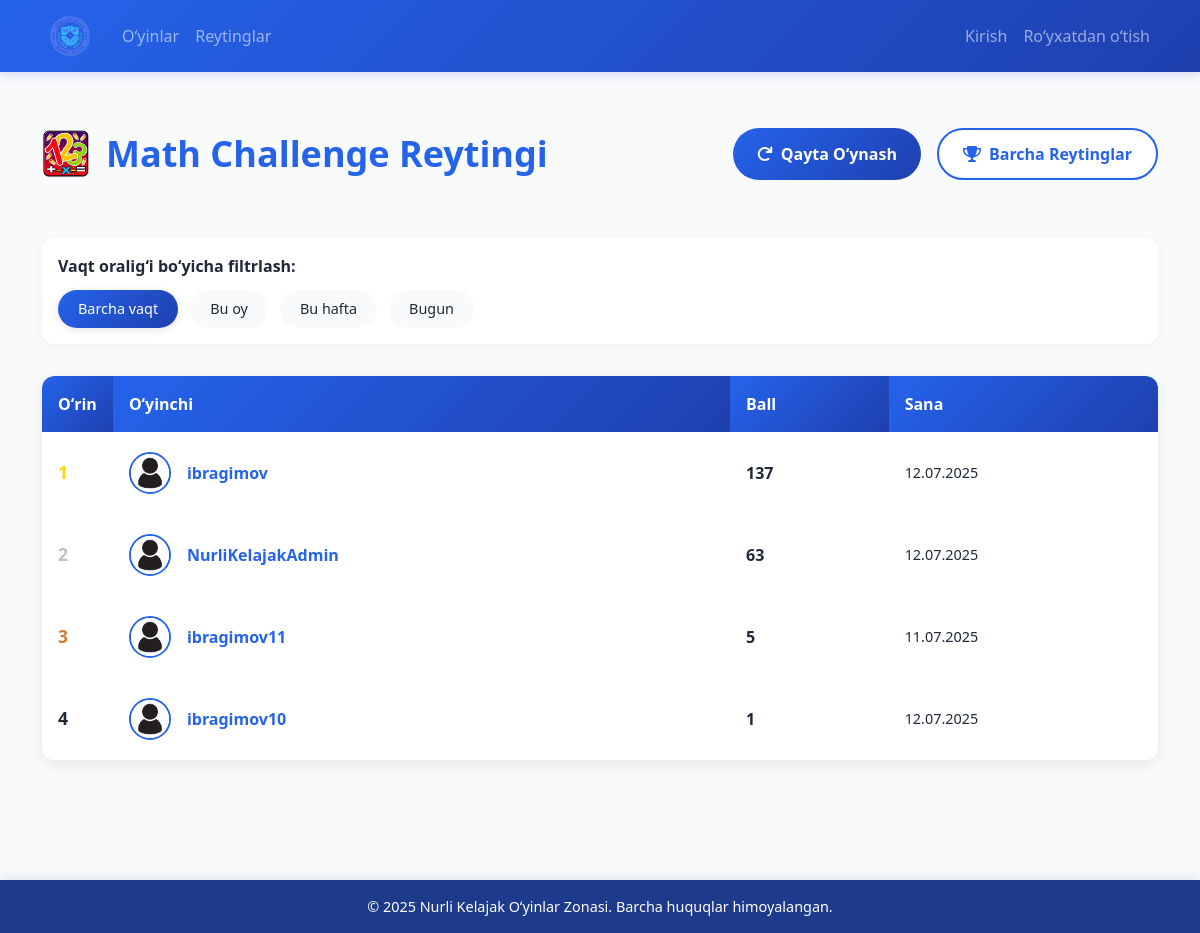
/leaderboard/games/math_challenge/, run on the app's committed database.
### games/models.py (models this page shows, shortened)
class Game(models.Model):
    name = models.CharField(max_length=100)
    slug = models.SlugField(unique=True)
    description = models.TextField()
    image = models.ImageField(
        upload_to=game_image_upload_path,
        null=True,
        blank=True,
        help_text="Upload game cover image (optimal size: 800x600px)"
    )
    is_active = models.BooleanField(default=True)

### accounts/models.py (models this page shows, shortened)
class User(AbstractUser):
    avatar = models.ImageField(upload_to='avatars/', null=True, blank=True)
    bio = models.TextField(max_length=500, blank=True)
    groups = models.ManyToManyField(
        'auth.Group',
        related_name='custom_user_set',
        blank=True,
        help_text='The groups this user belongs to.',
        verbose_name='groups',
    )
    user_permissions = models.ManyToManyField(
        'auth.Permission',
        related_name='custom_user_set',
        blank=True,
        help_text='Specific permissions for this user.',
        verbose_name='user permissions',
    )

### leaderboard/views.py (the view)
# urls.py: path('games/<slug:game_slug>/', views.game_leaderboard, name='game_leaderboard'),
def game_leaderboard(request, game_slug):
    game = get_object_or_404(Game, slug=game_slug)
    time_filter = request.GET.get('filter', 'all')
    queryset = GameScore.objects.filter(game=game)
    today = timezone.now().date()
    if time_filter == 'month':
        first_day = today.replace(day=1)
        queryset = queryset.filter(created_at__gte=first_day)
    elif time_filter == 'week':
        monday = today - timedelta(days=today.weekday())
        queryset = queryset.filter(created_at__gte=monday)
    elif time_filter == 'day':
        queryset = queryset.filter(created_at__date=today)
    leaderboard = queryset.values(
        'user__username',
        'user__avatar'
    ).annotate(
        max_score=Max('score'),
        latest_score_date=Max('created_at')
    ).order_by('-max_score')[:10]
    return render(request, 'leaderboard/game_leaderboard.html', {
        'game': game,
        'leaderboard': leaderboard,
        'active_filter': time_filter
    })

### leaderboard/templates/leaderboard/game_leaderboard.html (shortened to what this page needs)
{% extends "base.html" %}
{% load static %}
{% load humanize %}
{% block content %}
<div class="container leaderboard-container">
    <div class="leaderboard-header">
        <h1 class="leaderboard-title">
            {% if game.image %}
                <img src="{{ game.image.url }}" class="game-icon" alt="{{ game.name }} ikonkasi">
            {% endif %}
            {{ game.name }} Reytingi
        </h1>
        <div class="leaderboard-actions">
            <a href="{% url 'games:game_detail' game.slug %}" class="leaderboard-btn play-again-btn">
                <i class="fas fa-redo"></i> Qayta Oʻynash
            </a>
            <a href="{% url 'leaderboard:leaderboards_home' %}" class="leaderboard-btn view-all-btn">
                <i class="fas fa-trophy"></i> Barcha Reytinglar
            </a>
        </div>
    </div>
    <div class="time-filter-container">
        <span class="time-filter-title">Vaqt oraligʻi boʻyicha filtrlash:</span>
        <div class="time-filter-options">
            <a href="?filter=all" class="time-filter-btn {% if active_filter == 'all' %}active{% endif %}">
                Barcha vaqt
            </a>
            <a href="?filter=month" class="time-filter-btn {% if active_filter == 'month' %}active{% endif %}">
                Bu oy
            </a>
            <a href="?filter=week" class="time-filter-btn {% if active_filter == 'week' %}active{% endif %}">
                Bu hafta
            </a>
            <a href="?filter=day" class="time-filter-btn {% if active_filter == 'day' %}active{% endif %}">
                Bugun
            </a>
        </div>
    </div>
    <div class="leaderboard-table-container">
        {% if leaderboard %}
            <table class="leaderboard-table">
                <thead>
                    <tr>
                        <th scope="col">Oʻrin</th>
                        <th scope="col">Oʻyinchi</th>
                        <th scope="col">Ball</th>
                        <th scope="col">Sana</th>
                    </tr>
                </thead>
                <tbody>
                    {% for entry in leaderboard %}
                        <tr {% if entry.user__username == request.user.username %}class="current-user"{% endif %}>
                            <td class="rank-cell {% if forloop.counter == 1 %}rank-1{% elif forloop.counter == 2 %}rank-2{% elif forloop.counter == 3 %}rank-3{% endif %}">
                                {{ forloop.counter }}
                            </td>
                            <td>
                                <div class="user-cell">
                                    <a href="{% url 'accounts:user_profile' username=entry.user__username %}">
                                        <img src="{% if entry.user__avatar %}{{ entry.user__avatar.url }}{% else %}{% static 'images/default-avatar.png' %}{% endif %}"
                                             class="user-avatar"
                                             alt="{{ entry.user__username }} avatari"
                                             onerror="this.src='{% static 'images/default-avatar.png' %}'">
                                    </a>
                                    <a href="{% url 'accounts:user_profile' username=entry.user__username %}" class="username-link">
                                        {{ entry.user__username }}
                                    </a>
                                </div>
                            </td>
                            <td class="score-cell">{{ entry.max_score|intcomma }}</td>
                            <td class="time-cell">{{ entry.latest_score_date|date:"d.m.Y" }}</td>
                        </tr>
                    {% endfor %}
                </tbody>
            </table>
        {% endif %}
    </div>
</div>
{% endblock %}

### static/css/styles.css (style rules this page uses)
:root { --primary-color: #2563EB; --secondary-color: #1E40AF; --accent-color: #FFFFFF; --background-color: #F8FAFC; --text-color: #1F2937; --correct-color: #10B981; --wrong-color: #EF4444; --glow-color: #BFDBFE; --time-added-color: #0EA5E9; --footer-color: #1E3A8A; --card-shadow: 0 4px 6px rgba(37, 99, 235, 0.1); --hover-shadow: 0 10px 15px rgba(37, 99, 235, 0.2); }
body { background-color: var(--background-color); color: var(--text-color); min-height: 100vh; display: flex; flex-direction: column; font-family: 'Segoe UI', Tahoma, Geneva, Verdana, sans-serif; }

### leaderboard/templates/leaderboard/game_leaderboard.html (style rules this page uses)
.leaderboard-container { padding: 2rem 0; max-width: 1200px; margin: 0 auto; }
.leaderboard-header { display: flex; flex-wrap: wrap; justify-content: space-between; align-items: center; gap: 1.5rem; margin-bottom: 2rem; padding-bottom: 1.5rem; border-bottom: 2px solid var(--background-color); }
.leaderboard-title { font-size: clamp(1.8rem, 3vw, 2.5rem); font-weight: 700; color: var(--primary-color); margin: 0; display: flex; align-items: center; gap: 1rem; }
.game-icon { width: clamp(40px, 4vw, 50px); height: clamp(40px, 4vw, 50px); object-fit: contain; }
.leaderboard-actions { display: flex; gap: 1rem; flex-wrap: wrap; }
.leaderboard-btn { padding: 0.75rem 1.5rem; border-radius: 50px; font-weight: 600; text-decoration: none; transition: all 0.3s ease; display: flex; align-items: center; gap: 0.5rem; white-space: nowrap; }
.play-again-btn { background: linear-gradient(135deg, var(--primary-color), var(--secondary-color)); color: var(--accent-color); }
.view-all-btn { background: var(--accent-color); color: var(--primary-color); border: 2px solid var(--primary-color); }
.time-filter-container { background: var(--accent-color); border-radius: 12px; padding: 1rem; margin-bottom: 2rem; box-shadow: 0 2px 8px rgba(0, 0, 0, 0.05); }
.time-filter-title { font-size: 1rem; font-weight: 600; color: var(--text-color); margin-bottom: 0.75rem; display: block; }
.time-filter-options { display: flex; gap: 0.75rem; flex-wrap: wrap; }
.time-filter-btn { padding: 0.5rem 1.25rem; border-radius: 50px; background: var(--background-color); color: var(--text-color); border: 1px solid var(--border-color); font-weight: 500; transition: all 0.2s ease; text-decoration: none; font-size: 0.9rem; }
.time-filter-btn.active { background: linear-gradient(135deg, var(--primary-color), var(--secondary-color)); color: var(--accent-color); border-color: transparent; box-shadow: 0 2px 8px rgba(0, 0, 0, 0.1); }
.leaderboard-table-container { background: var(--accent-color); border-radius: 12px; box-shadow: 0 4px 16px rgba(0, 0, 0, 0.08); overflow: hidden; margin-bottom: 2rem; }
.leaderboard-table { width: 100%; border-collapse: separate; border-spacing: 0; }
.leaderboard-table thead th { background: linear-gradient(135deg, var(--primary-color), var(--secondary-color)); color: var(--accent-color); padding: 1rem; font-weight: 600; text-align: left; position: sticky; top: 0; }
.leaderboard-table th:first-child { border-top-left-radius: 12px; }
.leaderboard-table th:last-child { border-top-right-radius: 12px; }
.leaderboard-table tbody tr { transition: all 0.2s ease; }
.leaderboard-table tbody td { padding: 1.25rem 1rem; border-bottom: 1px solid var(--border-color); vertical-align: middle; }
.rank-cell { font-weight: 700; font-size: 1.1rem; width: 60px; }
.rank-1 { color: #FFD700; }
.rank-2 { color: #C0C0C0; }
.rank-3 { color: #CD7F32; }
.user-cell { display: flex; align-items: center; gap: 1rem; }
.user-avatar { width: 42px; height: 42px; border-radius: 50%; object-fit: cover; border: 2px solid var(--primary-color); flex-shrink: 0; }
.username-link { color: var(--primary-color); text-decoration: none; font-weight: 600; transition: all 0.2s ease; }
.score-cell { font-weight: 600; color: var(--text-color); }
.time-cell { color: var(--text-light-color); font-size: 0.9rem; }

### data on the page
Game: image (picture), name "Math Challenge"
User: user__username "ibragimov", max_score "137", latest_score_date "12.07.2025"
User: user__username "NurliKelajakAdmin", max_score "63", latest_score_date "12.07.2025"
User: user__username "ibragimov11", max_score "5", latest_score_date "11.07.2025"
User: user__username "ibragimov10", max_score "1", latest_score_date "12.07.2025"
